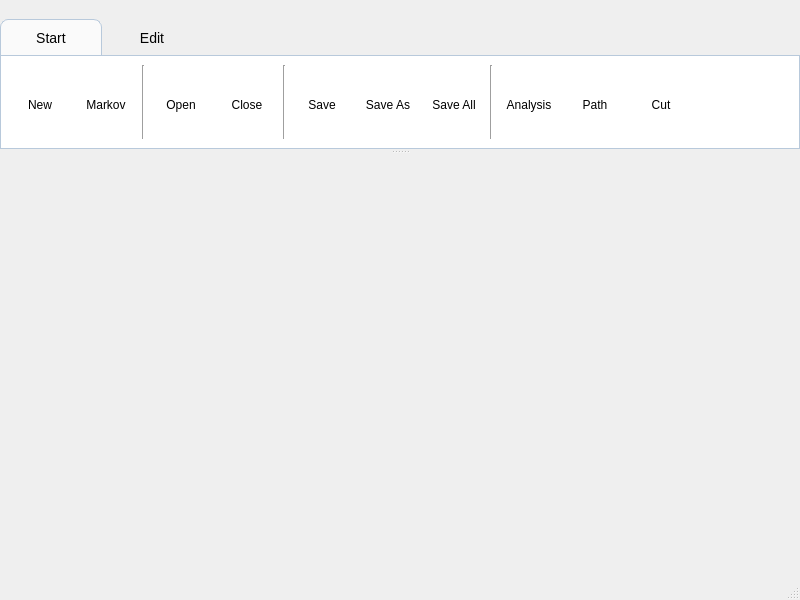
<?xml version="1.0" encoding="UTF-8"?>
<ui version="4.0">
 <class>GoMainWindow</class>
 <widget class="QMainWindow" name="GoMainWindow">
  <property name="geometry">
   <rect>
    <x>0</x>
    <y>0</y>
    <width>800</width>
    <height>600</height>
   </rect>
  </property>
  <property name="font">
   <font>
    <family>微软雅黑</family>
    <pointsize>9</pointsize>
    <weight>50</weight>
    <bold>false</bold>
    <stylestrategy>PreferAntialias</stylestrategy>
   </font>
  </property>
  <property name="windowTitle">
   <string>GO Methodology</string>
  </property>
  <widget class="QWidget" name="centralwidget">
   <layout class="QVBoxLayout" name="verticalLayout">
    <property name="spacing">
     <number>0</number>
    </property>
    <property name="leftMargin">
     <number>1</number>
    </property>
    <property name="topMargin">
     <number>1</number>
    </property>
    <property name="rightMargin">
     <number>1</number>
    </property>
    <property name="bottomMargin">
     <number>0</number>
    </property>
    <item>
     <widget class="QWidget" name="widget" native="true">
      <layout class="QHBoxLayout" name="horizontalLayout_3">
       <property name="spacing">
        <number>0</number>
       </property>
       <property name="leftMargin">
        <number>0</number>
       </property>
       <property name="topMargin">
        <number>0</number>
       </property>
       <property name="rightMargin">
        <number>0</number>
       </property>
       <property name="bottomMargin">
        <number>0</number>
       </property>
      </layout>
     </widget>
    </item>
   </layout>
  </widget>
  <widget class="QStatusBar" name="statusbar"/>
  <widget class="QDockWidget" name="dockWidgetTab">
   <property name="features">
    <set>QDockWidget::NoDockWidgetFeatures</set>
   </property>
   <property name="allowedAreas">
    <set>Qt::TopDockWidgetArea</set>
   </property>
   <attribute name="dockWidgetArea">
    <number>4</number>
   </attribute>
   <widget class="QWidget" name="dockWidgetContents_2">
    <layout class="QVBoxLayout" name="verticalLayout_2">
     <property name="spacing">
      <number>0</number>
     </property>
     <property name="leftMargin">
      <number>0</number>
     </property>
     <property name="topMargin">
      <number>0</number>
     </property>
     <property name="rightMargin">
      <number>0</number>
     </property>
     <property name="bottomMargin">
      <number>0</number>
     </property>
     <item>
      <widget class="QTabWidget" name="tabWidget">
       <property name="maximumSize">
        <size>
         <width>16777215</width>
         <height>130</height>
        </size>
       </property>
       <property name="styleSheet">
        <string notr="true">QTabBar::tab { 
    height: 35px; 
    width: 100px;
    font-size:  14px;
    border-top-left-radius: 8px;
    border-top-right-radius: 8px;
}
QTabBar::tab:selected {
    border-left: 1px solid rgb(184, 201, 219);
    border-right: 1px solid rgb(184, 201, 219);
    border-top: 1px solid rgb(184, 201, 219);
    background-color: rgb(250, 250, 250);
}
QTabWidget::pane {
    border: 1px solid rgb(184, 201, 219);
    position: absolute;
    top: -0.1em;
    background-color: rgb(255, 255, 255);
}

</string>
       </property>
       <property name="currentIndex">
        <number>0</number>
       </property>
       <widget class="QWidget" name="tab">
        <attribute name="title">
         <string>Start</string>
        </attribute>
        <layout class="QHBoxLayout" name="horizontalLayout_2">
         <item>
          <widget class="QToolButton" name="toolButtonNew">
           <property name="minimumSize">
            <size>
             <width>60</width>
             <height>80</height>
            </size>
           </property>
           <property name="maximumSize">
            <size>
             <width>60</width>
             <height>80</height>
            </size>
           </property>
           <property name="font">
            <font>
             <family>Segoe UI</family>
            </font>
           </property>
           <property name="text">
            <string>New</string>
           </property>
           <property name="icon">
            <iconset resource="../resource.qrc">
             <normaloff>:/icon/resource/image/new.png</normaloff>:/icon/resource/image/new.png</iconset>
           </property>
           <property name="iconSize">
            <size>
             <width>48</width>
             <height>48</height>
            </size>
           </property>
           <property name="shortcut">
            <string>Ctrl+Shift+N</string>
           </property>
           <property name="checkable">
            <bool>false</bool>
           </property>
           <property name="popupMode">
            <enum>QToolButton::DelayedPopup</enum>
           </property>
           <property name="toolButtonStyle">
            <enum>Qt::ToolButtonTextUnderIcon</enum>
           </property>
           <property name="autoRaise">
            <bool>true</bool>
           </property>
          </widget>
         </item>
         <item>
          <widget class="QToolButton" name="toolButtonMarkov">
           <property name="minimumSize">
            <size>
             <width>60</width>
             <height>80</height>
            </size>
           </property>
           <property name="maximumSize">
            <size>
             <width>60</width>
             <height>80</height>
            </size>
           </property>
           <property name="font">
            <font>
             <family>Segoe UI</family>
            </font>
           </property>
           <property name="text">
            <string>Markov</string>
           </property>
           <property name="icon">
            <iconset resource="../resource.qrc">
             <normaloff>:/icon/resource/image/new_markov.png</normaloff>:/icon/resource/image/new_markov.png</iconset>
           </property>
           <property name="iconSize">
            <size>
             <width>48</width>
             <height>48</height>
            </size>
           </property>
           <property name="shortcut">
            <string>Ctrl+N</string>
           </property>
           <property name="popupMode">
            <enum>QToolButton::DelayedPopup</enum>
           </property>
           <property name="toolButtonStyle">
            <enum>Qt::ToolButtonTextUnderIcon</enum>
           </property>
           <property name="autoRaise">
            <bool>true</bool>
           </property>
          </widget>
         </item>
         <item>
          <widget class="Line" name="line">
           <property name="orientation">
            <enum>Qt::Vertical</enum>
           </property>
          </widget>
         </item>
         <item>
          <widget class="QToolButton" name="toolButtonOpen">
           <property name="minimumSize">
            <size>
             <width>60</width>
             <height>80</height>
            </size>
           </property>
           <property name="maximumSize">
            <size>
             <width>60</width>
             <height>80</height>
            </size>
           </property>
           <property name="font">
            <font>
             <family>Segoe UI</family>
            </font>
           </property>
           <property name="text">
            <string>Open</string>
           </property>
           <property name="icon">
            <iconset resource="../resource.qrc">
             <normaloff>:/icon/resource/image/open.png</normaloff>:/icon/resource/image/open.png</iconset>
           </property>
           <property name="iconSize">
            <size>
             <width>48</width>
             <height>48</height>
            </size>
           </property>
           <property name="shortcut">
            <string>Ctrl+O</string>
           </property>
           <property name="toolButtonStyle">
            <enum>Qt::ToolButtonTextUnderIcon</enum>
           </property>
           <property name="autoRaise">
            <bool>true</bool>
           </property>
          </widget>
         </item>
         <item>
          <widget class="QToolButton" name="toolButtonClose">
           <property name="minimumSize">
            <size>
             <width>60</width>
             <height>80</height>
            </size>
           </property>
           <property name="maximumSize">
            <size>
             <width>60</width>
             <height>80</height>
            </size>
           </property>
           <property name="font">
            <font>
             <family>Segoe UI</family>
            </font>
           </property>
           <property name="text">
            <string>Close</string>
           </property>
           <property name="icon">
            <iconset resource="../resource.qrc">
             <normaloff>:/icon/resource/image/close.png</normaloff>:/icon/resource/image/close.png</iconset>
           </property>
           <property name="iconSize">
            <size>
             <width>48</width>
             <height>48</height>
            </size>
           </property>
           <property name="shortcut">
            <string>Ctrl+W</string>
           </property>
           <property name="toolButtonStyle">
            <enum>Qt::ToolButtonTextUnderIcon</enum>
           </property>
           <property name="autoRaise">
            <bool>true</bool>
           </property>
          </widget>
         </item>
         <item>
          <widget class="Line" name="line_2">
           <property name="orientation">
            <enum>Qt::Vertical</enum>
           </property>
          </widget>
         </item>
         <item>
          <widget class="QToolButton" name="toolButtonSave">
           <property name="minimumSize">
            <size>
             <width>60</width>
             <height>80</height>
            </size>
           </property>
           <property name="maximumSize">
            <size>
             <width>60</width>
             <height>80</height>
            </size>
           </property>
           <property name="font">
            <font>
             <family>Segoe UI</family>
            </font>
           </property>
           <property name="text">
            <string>Save</string>
           </property>
           <property name="icon">
            <iconset resource="../resource.qrc">
             <normaloff>:/icon/resource/image/save.png</normaloff>:/icon/resource/image/save.png</iconset>
           </property>
           <property name="iconSize">
            <size>
             <width>48</width>
             <height>48</height>
            </size>
           </property>
           <property name="shortcut">
            <string>Ctrl+S</string>
           </property>
           <property name="toolButtonStyle">
            <enum>Qt::ToolButtonTextUnderIcon</enum>
           </property>
           <property name="autoRaise">
            <bool>true</bool>
           </property>
          </widget>
         </item>
         <item>
          <widget class="QToolButton" name="toolButtonSaveAs">
           <property name="minimumSize">
            <size>
             <width>60</width>
             <height>80</height>
            </size>
           </property>
           <property name="maximumSize">
            <size>
             <width>60</width>
             <height>80</height>
            </size>
           </property>
           <property name="font">
            <font>
             <family>Segoe UI</family>
            </font>
           </property>
           <property name="text">
            <string>Save As</string>
           </property>
           <property name="icon">
            <iconset resource="../resource.qrc">
             <normaloff>:/icon/resource/image/saveas.png</normaloff>:/icon/resource/image/saveas.png</iconset>
           </property>
           <property name="iconSize">
            <size>
             <width>48</width>
             <height>48</height>
            </size>
           </property>
           <property name="toolButtonStyle">
            <enum>Qt::ToolButtonTextUnderIcon</enum>
           </property>
           <property name="autoRaise">
            <bool>true</bool>
           </property>
          </widget>
         </item>
         <item>
          <widget class="QToolButton" name="toolButtonSaveAll">
           <property name="minimumSize">
            <size>
             <width>60</width>
             <height>80</height>
            </size>
           </property>
           <property name="maximumSize">
            <size>
             <width>60</width>
             <height>80</height>
            </size>
           </property>
           <property name="font">
            <font>
             <family>Segoe UI</family>
            </font>
           </property>
           <property name="text">
            <string>Save All</string>
           </property>
           <property name="icon">
            <iconset resource="../resource.qrc">
             <normaloff>:/icon/resource/image/saveall.png</normaloff>:/icon/resource/image/saveall.png</iconset>
           </property>
           <property name="iconSize">
            <size>
             <width>48</width>
             <height>48</height>
            </size>
           </property>
           <property name="shortcut">
            <string>Ctrl+Shift+S</string>
           </property>
           <property name="toolButtonStyle">
            <enum>Qt::ToolButtonTextUnderIcon</enum>
           </property>
           <property name="autoRaise">
            <bool>true</bool>
           </property>
          </widget>
         </item>
         <item>
          <widget class="Line" name="line_3">
           <property name="orientation">
            <enum>Qt::Vertical</enum>
           </property>
          </widget>
         </item>
         <item>
          <widget class="QToolButton" name="toolButtonAnalysis">
           <property name="minimumSize">
            <size>
             <width>60</width>
             <height>80</height>
            </size>
           </property>
           <property name="maximumSize">
            <size>
             <width>60</width>
             <height>80</height>
            </size>
           </property>
           <property name="font">
            <font>
             <family>Segoe UI</family>
            </font>
           </property>
           <property name="text">
            <string>Analysis</string>
           </property>
           <property name="icon">
            <iconset resource="../resource.qrc">
             <normaloff>:/icon/resource/image/start.png</normaloff>:/icon/resource/image/start.png</iconset>
           </property>
           <property name="iconSize">
            <size>
             <width>48</width>
             <height>48</height>
            </size>
           </property>
           <property name="shortcut">
            <string>F9</string>
           </property>
           <property name="toolButtonStyle">
            <enum>Qt::ToolButtonTextUnderIcon</enum>
           </property>
           <property name="autoRaise">
            <bool>true</bool>
           </property>
          </widget>
         </item>
         <item>
          <widget class="QToolButton" name="toolButtonPath">
           <property name="minimumSize">
            <size>
             <width>60</width>
             <height>80</height>
            </size>
           </property>
           <property name="maximumSize">
            <size>
             <width>60</width>
             <height>80</height>
            </size>
           </property>
           <property name="font">
            <font>
             <family>Segoe UI</family>
            </font>
           </property>
           <property name="text">
            <string>Path</string>
           </property>
           <property name="icon">
            <iconset resource="../resource.qrc">
             <normaloff>:/icon/resource/image/path.png</normaloff>:/icon/resource/image/path.png</iconset>
           </property>
           <property name="iconSize">
            <size>
             <width>48</width>
             <height>48</height>
            </size>
           </property>
           <property name="toolButtonStyle">
            <enum>Qt::ToolButtonTextUnderIcon</enum>
           </property>
           <property name="autoRaise">
            <bool>true</bool>
           </property>
          </widget>
         </item>
         <item>
          <widget class="QToolButton" name="toolButtonCut">
           <property name="minimumSize">
            <size>
             <width>60</width>
             <height>80</height>
            </size>
           </property>
           <property name="maximumSize">
            <size>
             <width>60</width>
             <height>80</height>
            </size>
           </property>
           <property name="font">
            <font>
             <family>Segoe UI</family>
            </font>
           </property>
           <property name="text">
            <string>Cut</string>
           </property>
           <property name="icon">
            <iconset resource="../resource.qrc">
             <normaloff>:/icon/resource/image/cut.png</normaloff>:/icon/resource/image/cut.png</iconset>
           </property>
           <property name="iconSize">
            <size>
             <width>48</width>
             <height>48</height>
            </size>
           </property>
           <property name="toolButtonStyle">
            <enum>Qt::ToolButtonTextUnderIcon</enum>
           </property>
           <property name="autoRaise">
            <bool>true</bool>
           </property>
          </widget>
         </item>
         <item>
          <spacer name="horizontalSpacer">
           <property name="orientation">
            <enum>Qt::Horizontal</enum>
           </property>
           <property name="sizeHint" stdset="0">
            <size>
             <width>40</width>
             <height>20</height>
            </size>
           </property>
          </spacer>
         </item>
        </layout>
       </widget>
       <widget class="QWidget" name="tab_2">
        <attribute name="title">
         <string>Edit</string>
        </attribute>
        <layout class="QHBoxLayout" name="horizontalLayout">
         <item>
          <widget class="QToolButton" name="toolButtonCopy">
           <property name="minimumSize">
            <size>
             <width>60</width>
             <height>80</height>
            </size>
           </property>
           <property name="maximumSize">
            <size>
             <width>60</width>
             <height>80</height>
            </size>
           </property>
           <property name="font">
            <font>
             <family>Segoe UI</family>
            </font>
           </property>
           <property name="text">
            <string>Copy</string>
           </property>
           <property name="icon">
            <iconset resource="../resource.qrc">
             <normaloff>:/icon/resource/image/copy.png</normaloff>:/icon/resource/image/copy.png</iconset>
           </property>
           <property name="iconSize">
            <size>
             <width>48</width>
             <height>48</height>
            </size>
           </property>
           <property name="toolButtonStyle">
            <enum>Qt::ToolButtonTextUnderIcon</enum>
           </property>
           <property name="autoRaise">
            <bool>true</bool>
           </property>
          </widget>
         </item>
         <item>
          <widget class="QToolButton" name="toolButtonDelete">
           <property name="minimumSize">
            <size>
             <width>60</width>
             <height>80</height>
            </size>
           </property>
           <property name="maximumSize">
            <size>
             <width>60</width>
             <height>80</height>
            </size>
           </property>
           <property name="font">
            <font>
             <family>Segoe UI</family>
            </font>
           </property>
           <property name="text">
            <string>Delete</string>
           </property>
           <property name="icon">
            <iconset resource="../resource.qrc">
             <normaloff>:/icon/resource/image/delete.png</normaloff>:/icon/resource/image/delete.png</iconset>
           </property>
           <property name="iconSize">
            <size>
             <width>48</width>
             <height>48</height>
            </size>
           </property>
           <property name="toolButtonStyle">
            <enum>Qt::ToolButtonTextUnderIcon</enum>
           </property>
           <property name="autoRaise">
            <bool>true</bool>
           </property>
          </widget>
         </item>
         <item>
          <widget class="Line" name="line_4">
           <property name="orientation">
            <enum>Qt::Vertical</enum>
           </property>
          </widget>
         </item>
         <item>
          <widget class="QToolButton" name="toolButtonZoomIn">
           <property name="minimumSize">
            <size>
             <width>60</width>
             <height>80</height>
            </size>
           </property>
           <property name="maximumSize">
            <size>
             <width>60</width>
             <height>80</height>
            </size>
           </property>
           <property name="font">
            <font>
             <family>Segoe UI</family>
            </font>
           </property>
           <property name="text">
            <string>Zoom In</string>
           </property>
           <property name="icon">
            <iconset resource="../resource.qrc">
             <normaloff>:/icon/resource/image/zoomin.png</normaloff>:/icon/resource/image/zoomin.png</iconset>
           </property>
           <property name="iconSize">
            <size>
             <width>48</width>
             <height>48</height>
            </size>
           </property>
           <property name="shortcut">
            <string>Ctrl+=</string>
           </property>
           <property name="toolButtonStyle">
            <enum>Qt::ToolButtonTextUnderIcon</enum>
           </property>
           <property name="autoRaise">
            <bool>true</bool>
           </property>
          </widget>
         </item>
         <item>
          <widget class="QToolButton" name="toolButtonZoomOut">
           <property name="minimumSize">
            <size>
             <width>60</width>
             <height>80</height>
            </size>
           </property>
           <property name="maximumSize">
            <size>
             <width>60</width>
             <height>80</height>
            </size>
           </property>
           <property name="font">
            <font>
             <family>Segoe UI</family>
            </font>
           </property>
           <property name="text">
            <string>Zoom Out</string>
           </property>
           <property name="icon">
            <iconset resource="../resource.qrc">
             <normaloff>:/icon/resource/image/zoomout.png</normaloff>:/icon/resource/image/zoomout.png</iconset>
           </property>
           <property name="iconSize">
            <size>
             <width>48</width>
             <height>48</height>
            </size>
           </property>
           <property name="shortcut">
            <string>Ctrl+-</string>
           </property>
           <property name="toolButtonStyle">
            <enum>Qt::ToolButtonTextUnderIcon</enum>
           </property>
           <property name="autoRaise">
            <bool>true</bool>
           </property>
          </widget>
         </item>
         <item>
          <widget class="Line" name="line_5">
           <property name="orientation">
            <enum>Qt::Vertical</enum>
           </property>
          </widget>
         </item>
         <item>
          <widget class="QToolButton" name="toolButtonFeedback">
           <property name="minimumSize">
            <size>
             <width>60</width>
             <height>80</height>
            </size>
           </property>
           <property name="maximumSize">
            <size>
             <width>60</width>
             <height>80</height>
            </size>
           </property>
           <property name="font">
            <font>
             <family>Segoe UI</family>
            </font>
           </property>
           <property name="text">
            <string>Feedback</string>
           </property>
           <property name="icon">
            <iconset resource="../resource.qrc">
             <normaloff>:/icon/resource/image/set_global_feedback.png</normaloff>:/icon/resource/image/set_global_feedback.png</iconset>
           </property>
           <property name="iconSize">
            <size>
             <width>48</width>
             <height>48</height>
            </size>
           </property>
           <property name="shortcut">
            <string>Ctrl+G</string>
           </property>
           <property name="toolButtonStyle">
            <enum>Qt::ToolButtonTextUnderIcon</enum>
           </property>
           <property name="autoRaise">
            <bool>true</bool>
           </property>
          </widget>
         </item>
         <item>
          <widget class="QToolButton" name="toolButtonUnlockFb">
           <property name="minimumSize">
            <size>
             <width>60</width>
             <height>80</height>
            </size>
           </property>
           <property name="maximumSize">
            <size>
             <width>60</width>
             <height>80</height>
            </size>
           </property>
           <property name="font">
            <font>
             <family>Segoe UI</family>
            </font>
           </property>
           <property name="text">
            <string>Unlock-Fb</string>
           </property>
           <property name="icon">
            <iconset resource="../resource.qrc">
             <normaloff>:/icon/resource/image/unset_global_feedback.png</normaloff>:/icon/resource/image/unset_global_feedback.png</iconset>
           </property>
           <property name="iconSize">
            <size>
             <width>48</width>
             <height>48</height>
            </size>
           </property>
           <property name="shortcut">
            <string>Ctrl+Shift+G</string>
           </property>
           <property name="toolButtonStyle">
            <enum>Qt::ToolButtonTextUnderIcon</enum>
           </property>
           <property name="autoRaise">
            <bool>true</bool>
           </property>
          </widget>
         </item>
         <item>
          <spacer name="horizontalSpacer_2">
           <property name="orientation">
            <enum>Qt::Horizontal</enum>
           </property>
           <property name="sizeHint" stdset="0">
            <size>
             <width>40</width>
             <height>20</height>
            </size>
           </property>
          </spacer>
         </item>
        </layout>
       </widget>
      </widget>
     </item>
    </layout>
   </widget>
  </widget>
 </widget>
 <resources>
  <include location="../resource.qrc"/>
 </resources>
 <connections/>
</ui>
